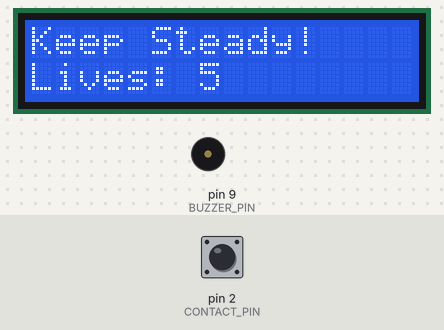
The sketch below on a simulated Arduino Uno, built with avr-gcc and run on an emulated ATmega328P. On the bench: 16×2 character LCD, buzzer (waves = sounding). The inputs (shaded band) are chosen by the test bench; at power-on: pin 2 (CONTACT_PIN) LOW. Random numbers use the default seed unless the sketch sets one; what the sketch prints to the serial monitor is not drawn.

Above: at 3.3 s.
3.4 s: pin 2 (CONTACT_PIN) driven HIGH
At 4.3 s:
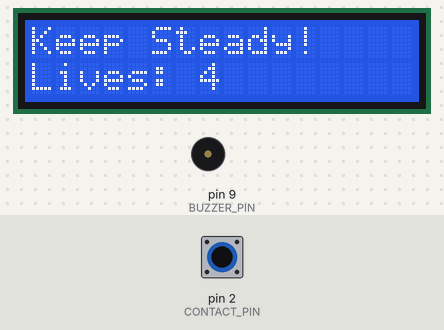
5.1 s: pin 2 (CONTACT_PIN) pulsed LOW 5 times (0.12 s each, 0.3 s apart)
At 6.8 s:
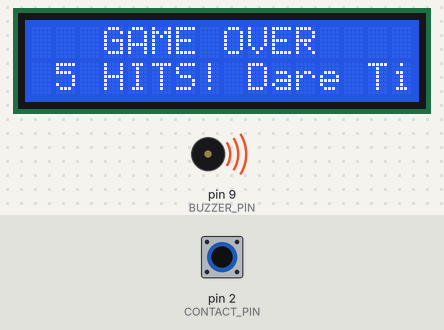
9.6 s: pin 2 (CONTACT_PIN) driven LOW
At 12.2 s:
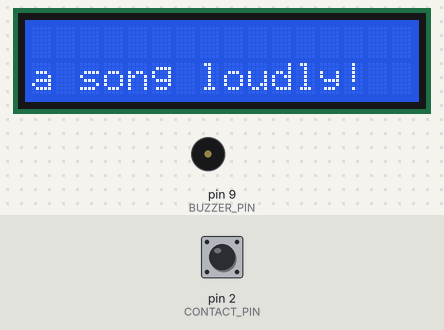
Timing chart, 0 to 13.7 s (numbered marks = the images above; inputs shaded):
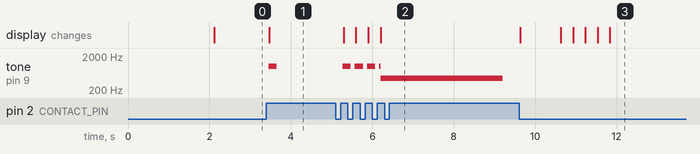

The sketch:

BUZZ_WIRE_GAME.ino
```cpp
/*
Code Name:BUZZ_WIRE_GAME
Author: RoboSiddhi

⚠ Warning

This project and its code are shared for learning and personal use only.
Commercial use, redistribution, or selling (in any form) of this code or
project is not allowed without proper permission.

                                                                                 .
              !^           .   ..   ..
              ??^~~~^.      ....:....
             :P5J?7?JY5.   ...^:::^..
            .BG5JY75&JYG   ...^:::^..
            .BBBP57?YYYG.   ....::::
             :YBBGYJ??Y?   .  .^ YGGY.
              :!BBBBY!:       .G??5BP^
            ~GP5P5??77!7:    .^J55Y!
           ^#57!7#5777!?57~:~77JG~
           ?#G5PB#57777!B5GG5YPJ.
          .BGYY&&BPY???J!!Y5Y7:
          :7!~!7777!!!!^

Description: This project is an interactive electronic game designed to test a player's focus and motor skills. The objective is to move a metal
wand through a zig-zag wire maze without making contact. If the wand touches the maze, the player loses a life. To make it more exciting, if all
lives are lost, the game assigns a random dare to the player before restarting.The project uses Arduino Uno,buzzer,10k Resistor & 16x2 i2c Display
Great for
learning robotics, DIY projects, and basic STEM applications.
*/
#include <LiquidCrystal_I2C.h>

// --- Pin Definitions ---
const int CONTACT_PIN = 2; // Digital pin for the contact wand/maze
const int BUZZER_PIN = 9;  // Digital pin for the buzzer

// --- Game Variables ---
int lives = 5;
bool isGameOver = false;

// Array of Dares (Customize as desired!)
const char* dares[] = {
  "Sing a song loudly!",
  "Do 10 jumping jacks!",
  "Tell a funny joke!",
  "Act like a tiger!",
  "Give a compliment!",
  "Spin around 5 times!",
  "Pat your head, rub belly!"
};
const int NUM_DARES = sizeof(dares) / sizeof(dares[0]); // Calculates the number of dares

// Initialize the LCD object. Use the working address (e.g., 0x27)
LiquidCrystal_I2C lcd(0x27, 16, 2);

void startGame();
void updateDisplay();
void gameOver();
void handleDareAndRestart();

void setup() {
  Serial.begin(9600);

  // Setup Pins
  pinMode(CONTACT_PIN, INPUT);
  pinMode(BUZZER_PIN, OUTPUT);

  // Initialize Random Seed using a floating Analog pin (A0) for true randomness
  randomSeed(analogRead(A0));

  // Setup LCD
  lcd.init();
  lcd.backlight();

  startGame(); // Start the first game
}

void loop() {
  if (isGameOver) {
    // If game over, execute the dare and restart sequence
    handleDareAndRestart();
    // Use 'return' to immediately stop the loop from proceeding to the contact check
    return;
  }

  // Read the state of the contact pin (HIGH means contact is made)
  int contactState = digitalRead(CONTACT_PIN);

  if (contactState == HIGH) {
    // 1. Debounce: Wait briefly to prevent rapid false hits
    delay(50);

    // Re-check after debounce
    if (digitalRead(CONTACT_PIN) == HIGH) {

      lives--; // Decrement life
      Serial.print("Hit! Lives remaining: ");
      Serial.println(lives);

      // 2. Play short buzzer feedback (200ms tone)
      tone(BUZZER_PIN, 1000, 200);

      // 3. Check for Game Over condition
      if (lives <= 0) {
        gameOver();
      } else {
        updateDisplay();
      }

      // 4. Wait for the player to remove the wand before allowing the next hit
      while (digitalRead(CONTACT_PIN) == HIGH) {
        delay(10);
      }
    }
  }
}

// --- Custom Functions ---

/**
 * Resets game state and displays the initial message.
 */
void startGame() {
  lives = 5;
  isGameOver = false;
  lcd.clear();
  lcd.setCursor(2, 0);
  lcd.print("Steady Hand Game");
  lcd.setCursor(4, 1);
  lcd.print("Start!");
  delay(2000); // Show start message for 2 seconds
  updateDisplay();
}

/**
 * Clears the LCD and displays the current life count.
 */
void updateDisplay() {
  lcd.clear();
  lcd.setCursor(0, 0);
  lcd.print("Keep Steady!");
  lcd.setCursor(0, 1);
  lcd.print("Lives: ");
  lcd.print(lives);
}

/**
 * Handles the game-ending sequence (display and long buzzer).
 */
void gameOver() {
  isGameOver = true;

  // 1. Display Game Over message
  lcd.clear();
  lcd.setCursor(3, 0);
  lcd.print("GAME OVER");
  lcd.setCursor(1, 1);
  lcd.print("5 HITS! Dare Time!");

  // 2. Play the long buzzer beep (3 seconds)
  tone(BUZZER_PIN, 440, 3000);
  delay(3000); // Wait for the tone to finish
}

/**
 * Selects a random dare, displays it, waits, displays restart message, and then restarts the game.
 */
void handleDareAndRestart() {
  // 1. Select and Display Random Dare
  int dareIndex = random(NUM_DARES); // Selects a random index
  const char* currentDare = dares[dareIndex];

  lcd.clear();
  lcd.setCursor(0, 0);
  lcd.print("DARE:");

  // Display the dare on the second line (with scrolling logic)
  if (strlen(currentDare) > 16) {
    lcd.setCursor(0, 1);
    lcd.print(currentDare);
    delay(1000); // Pause before scrolling
    // Scroll the text for a better view
    for (int i = 0; i < strlen(currentDare) - 16 + 2; i++) {
        lcd.scrollDisplayLeft();
        delay(300);
    }
    // Ensure the last part of the dare is visible for a moment before the delay
    delay(500);
  } else {
    // If short, just display it
    lcd.setCursor(0, 1);
    lcd.print(currentDare);
  }

  // --- Timing Adjustment 1: Hold Dare for 5 Seconds ---
  // The sum of previous delays (scrolling) and this delay should approximate the total viewing time.
  delay(5000);

  // 2. Display Restart Message
  lcd.clear();
  lcd.setCursor(0, 0);
  lcd.print("Dare Complete!");
  lcd.setCursor(0, 1);
  lcd.print("Restarting soon...");

  // --- Timing Adjustment 2: Hold Restart Message for 5 Seconds ---
  delay(5000);

  // 3. Restart the Game
  startGame();
}
```

Measured:
- after the input at 3.4 s, tone on pin 9 (BUZZER_PIN): silent → 1000 Hz after 0.05 s, → silent 0.20 s later; the display: changes after 0.07 s (image 1)
- after the input at 5.1 s, tone on pin 9 (BUZZER_PIN): plays 1000 Hz for 0.20 s, 1000 Hz for 0.20 s, 1000 Hz for 0.20 s, 1000 Hz for 0.03 s, 440 Hz for 3.0 s, starting after 0.17 s; the display: first changes after 0.19 s (image 2 shows a later state)
- after the input at 9.6 s, the display: first changes at once (image 3 shows a later state)
